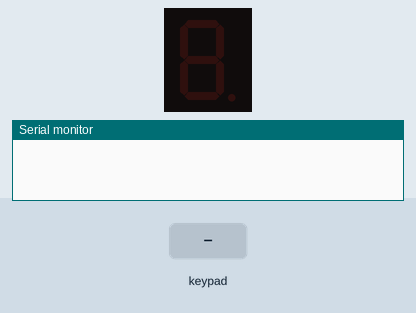
The sketch below on a simulated Arduino Uno, built with avr-gcc and run on an emulated ATmega328P. On the bench: 1-digit seven-segment display, the last lines printed to the serial monitor. Inputs (shaded band) come from the test bench.

Above: at 1.2 s.
1.3 s: keypad keys 2 3 4 5 * pressed 0.4 s apart
At 4.3 s:
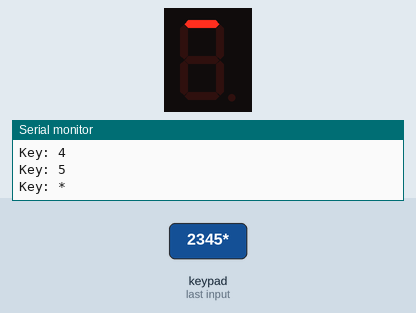
4.8 s: key 'A' pressed
At 5.9 s:
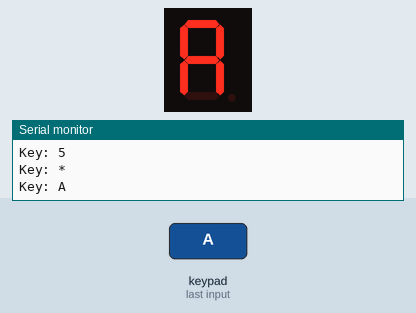
6.6 s: key 'B' pressed
At 7.2 s:
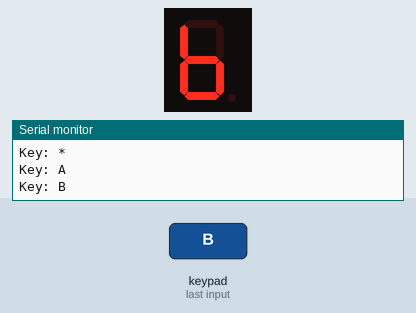
8.4 s: keypad keys 2 3 4 5 D pressed 0.4 s apart
At 11.0 s:
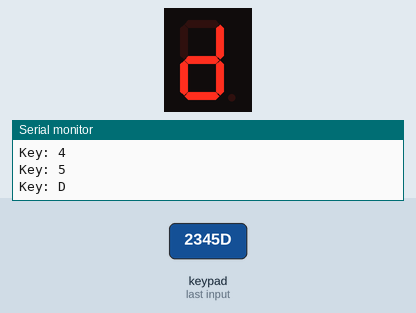
11.9 s: key 'C' pressed
At 13.4 s:
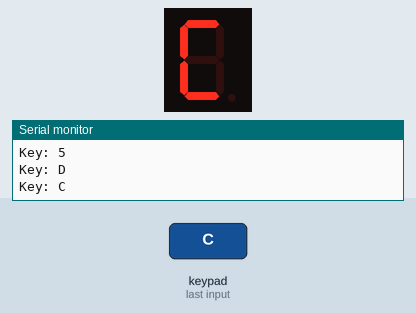
13.7 s: keypad keys 2 3 4 5 # pressed 0.4 s apart
At 16.2 s:
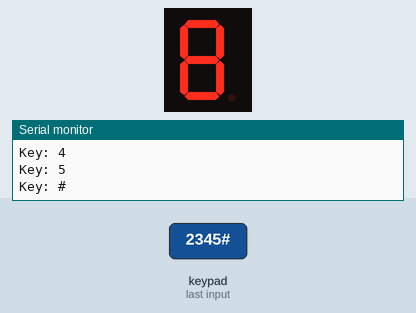
Timing chart, 0 to 17.7 s (numbered marks = the images above; inputs shaded):
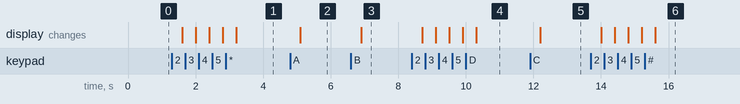

The sketch:

4x4_Keypad_7seg_with_Arduino.ino
```cpp
#include <Keypad.h>
#include "SevSeg.h"

SevSeg S;
byte CommonPins[] = {}; // Not used for 1-digit display
byte SegPins[] = {10, 11, 12, 13, A0, A1, A2}; // a, b, c, d, e, f, g

const char number_of_rows = 4;
const char number_of_columns = 4;

char row_pins[number_of_rows] = {2, 3, 4, 5};
char column_pins[number_of_columns] = {6, 7, 8, 9};

char key_array[number_of_rows][number_of_columns] = {
  {'1', '2', '3', 'A'},
  {'4', '5', '6', 'B'},
  {'7', '8', '9', 'C'},
  {'*', '0', '#', 'D'}
};

Keypad k = Keypad(makeKeymap(key_array), row_pins, column_pins, number_of_rows, number_of_columns);

void setup() {
  Serial.begin(9600);
  S.begin(COMMON_CATHODE, 1, CommonPins, SegPins, true); // true enables leading zero blanking
  S.setBrightness(90);

  // Segment pins are already handled by SevSeg, no need for pinMode()
}

void displayChar(char ch) {
  byte segments[1]; // for 1-digit display

  switch (ch) {
    case 'A': segments[0] = 0b01110111; break; // A
    case 'B':
    case 'b': segments[0] = 0b01111100; break; // b
    case 'C': segments[0] = 0b00111001; break; // C
    case 'D':
    case 'd': segments[0] = 0b01011110; break; // d
    case '*': segments[0] = 0b00000001; break; // just 'a' segment lit
    case '#': segments[0] = 0b01111111; break; // all segments ON (unique symbol)
    default:
      if (ch >= '0' && ch <= '9') {
        S.setNumber(ch - '0');
        return;
      }
      else {
        return; // Do nothing for other keys
      }
  }

  S.setSegments(segments); // Manually display custom segment pattern
}

void loop() {
  char key_pressed = k.getKey();
  if (key_pressed) {
    Serial.print("Key: ");
    Serial.println(key_pressed);
    displayChar(key_pressed);
  delay(300);
  }
  S.refreshDisplay();
}
```

Measured:
- after the input at 1.3 s, the display: first changes after 0.30 s (image 1 shows a later state)
- after the input at 4.8 s, the display: changes after 0.30 s (image 2)
- after the input at 6.6 s, the display: changes after 0.30 s (image 3)
- after the input at 8.4 s, the display: first changes after 0.31 s (image 4 shows a later state)
- after the input at 11.9 s, the display: changes after 0.30 s (image 5)
- after the input at 13.7 s, the display: first changes after 0.30 s (image 6 shows a later state)
